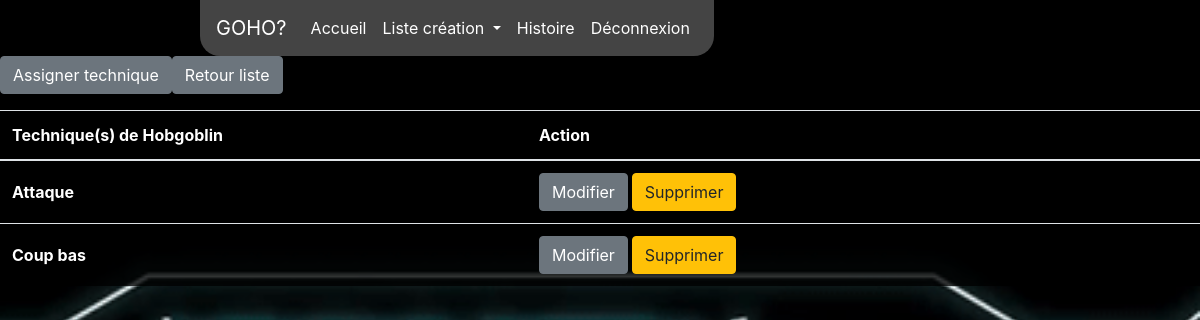
Page /?page=liste-techMonstre&id=3&nom=Hobgoblin (signed in) on the earlier database version.
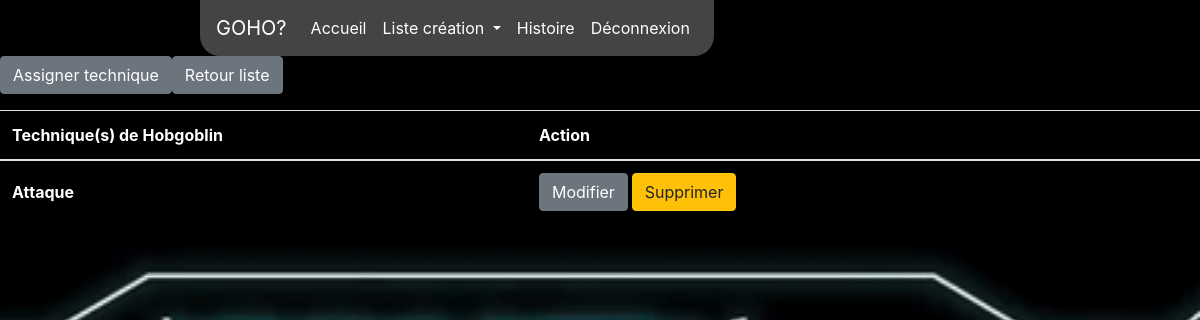
Same page on the later database version.
### tables this page shows
CREATE TABLE `TechniqueMonstre` (
  `id` int(11) NOT NULL,
  `id_technique` int(11) NOT NULL,
  `id_monstre` int(11) NOT NULL
);

CREATE TABLE `Technique` (
  `id` int(11) NOT NULL,
  `Nom` varchar(250) NOT NULL,
  `Description` varchar(250) NOT NULL
);

### utilisateur/admin/techMonstre/listeTechMonstre.php (the view, shortened to what this page needs)
<?php
$connect = con();
if(isset($_GET['id'])){
  $sql = "SELECT
    Monstre.Nom AS 'Monstrenom',
    Monstre.id AS 'Monstreid',
    TechniqueMonstre.id AS 'idTechMonstre',
    Technique.id AS 'idTech',
    Technique.*
  FROM Monstre
  INNER JOIN TechniqueMonstre ON TechniqueMonstre.id_monstre=Monstre.id
  INNER JOIN Technique ON Technique.id=TechniqueMonstre.id_technique
  WHERE TechniqueMonstre.id_monstre = $_GET[id]";
  $result = $connect->query($sql);
  $tableTechMonstre = $result->fetch_all(MYSQLI_ASSOC);
  ?>
  <table class="table table-striped listTableBackground">
    <a href="/?page=creer-techMonstre&id=<?= $_GET['id'] ?>" class="btn btn-secondary">Assigner technique</a>
    <a href="/?page=liste-monstre" class="btn btn-secondary">Retour liste</a>
    <table class="table table-striped listTableBackground">
      <thead>
        <tr>
          <th>Technique(s) de <?= $_GET['nom'] ?></th>
          <th class="tableActionMonstre">Action</th>
        </tr>
      </thead>
      <tbody>
        <?php foreach($tableTechMonstre as $key => $value){ ?>
          <tr>
            <th><?= $value['Nom'] ?></th>
            <th>
              <a href="#" class="btn btn-secondary">Modifier</a>
              <form class="d-inline" action="" method="post">
                <button class="btn btn-warning" type="submit" name="del">Supprimer</button>
              </form>
            </th>
          <?php } ?>
        </tr>
      </tbody>
    </table>
  <?php } ?>

Differences in the rows shown:
removed techniquemonstre: id_technique.Nom "Coup bas"
